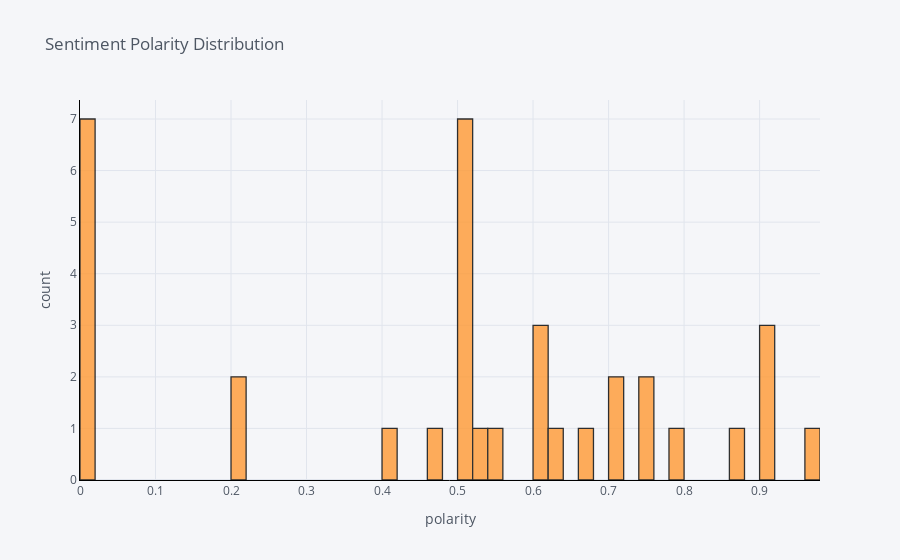

Write notebook code for a chart like this one.
### Code cell
reviews['polarity'].iplot(
    kind='hist',
    bins=50,
    xTitle='polarity',
    linecolor='black',
    yTitle='count',
    title='Sentiment Polarity Distribution')

### Figure 1 — Plotly figure (JSON) as saved in the notebook; plotly's stock layout.template omitted (floating-point values rounded to 4 significant figures)
{"data": [{"histfunc": "count", "histnorm": "", "marker": {"color": "rgba(255, 153, 51, 1.0)", "line": {"color": "#000000", "width": 1.3}}, "name": "polarity", "nbinsx": 50, "opacity": 0.8, "orientation": "v", "type": "histogram", "x": [0.2167, 0, 0.4, 0.5, 0, 0.91, 0.5, 0, 0.5, 0.6, 0.75, 0.6, 0.625, 0.78, 0, 0.55, 0.75, 0, 0.5, 0.875, 0.7, 0.6, 0.5167, 0.4625, 0.975, 0.525, 0.675, 0.91, 0.91, 0, 0.7, 0, 0.2, 0.5, 0.5]}], "layout": {"barmode": "overlay", "legend": {"bgcolor": "#F5F6F9", "font": {"color": "#4D5663"}}, "paper_bgcolor": "#F5F6F9", "plot_bgcolor": "#F5F6F9", "title": {"font": {"color": "#4D5663"}, "text": "Sentiment Polarity Distribution"}, "xaxis": {"gridcolor": "#E1E5ED", "linecolor": "black", "showgrid": true, "tickfont": {"color": "#4D5663"}, "title": {"font": {"color": "#4D5663"}, "text": "polarity"}, "zerolinecolor": "#E1E5ED"}, "yaxis": {"gridcolor": "#E1E5ED", "linecolor": "black", "showgrid": true, "tickfont": {"color": "#4D5663"}, "title": {"font": {"color": "#4D5663"}, "text": "count"}, "zerolinecolor": "#E1E5ED"}}}
